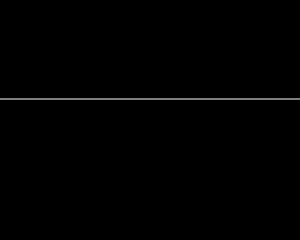
Frame 1 (no input)
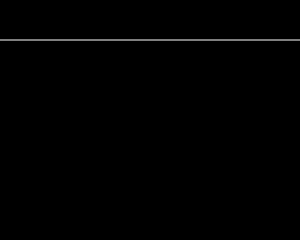
Frame 60 (no input)
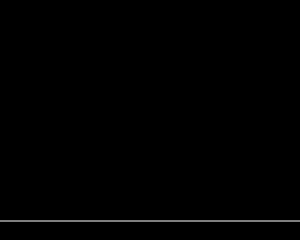
Frame 120 (the mouse pressed at the canvas centre since frame 60)

The p5.js sketch that drew these frames (run headless with seeded random() and noise() and a simulated clock; from frame 60 on, the mouse is pressed at the canvas centre):

// p5.js sketch
// ── sketch.js
var y = 100;

function setup() {
  createCanvas(300, 240);
  stroke(255);
  frameRate(30);
}

function draw() {
  background(0);   // Set the background to black
  y = y - 1;
  if (y < 0) {
    y = height;
  }
  line(0, y, width, y);
}
